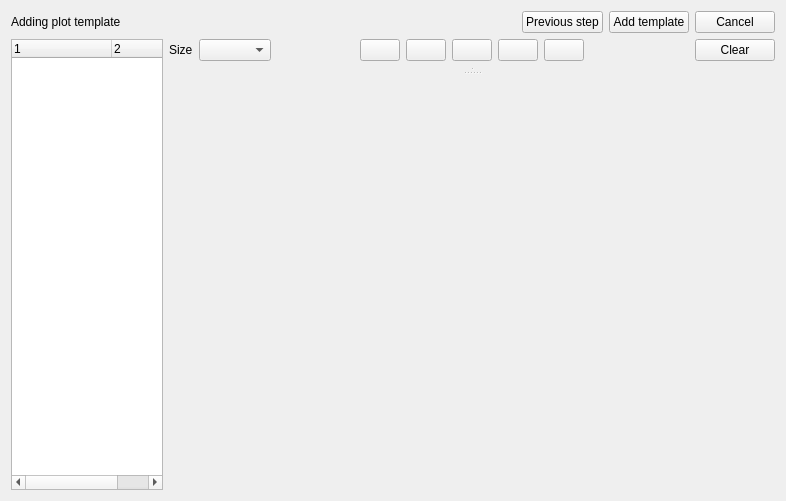
<?xml version="1.0" encoding="UTF-8"?>
<ui version="4.0">
 <class>PlotTemplateWidget</class>
 <widget class="QWidget" name="PlotTemplateWidget">
  <property name="geometry">
   <rect>
    <x>0</x>
    <y>0</y>
    <width>786</width>
    <height>501</height>
   </rect>
  </property>
  <property name="windowTitle">
   <string>Form</string>
  </property>
  <layout class="QVBoxLayout" name="verticalLayout_2">
   <item>
    <layout class="QHBoxLayout" name="horizontalLayout_4">
     <item>
      <widget class="QLabel" name="lCaption">
       <property name="text">
        <string>Adding plot template</string>
       </property>
      </widget>
     </item>
     <item>
      <spacer name="horizontalSpacer_3">
       <property name="orientation">
        <enum>Qt::Horizontal</enum>
       </property>
       <property name="sizeHint" stdset="0">
        <size>
         <width>40</width>
         <height>20</height>
        </size>
       </property>
      </spacer>
     </item>
     <item>
      <widget class="QPushButton" name="pbPreviousStep">
       <property name="text">
        <string>Previous step</string>
       </property>
      </widget>
     </item>
     <item>
      <widget class="QPushButton" name="pbAddTemplate">
       <property name="text">
        <string>Add template</string>
       </property>
      </widget>
     </item>
     <item>
      <widget class="QPushButton" name="pbCancel">
       <property name="text">
        <string>Cancel</string>
       </property>
      </widget>
     </item>
    </layout>
   </item>
   <item>
    <layout class="QHBoxLayout" name="horizontalLayout_3" stretch="1,4">
     <item>
      <layout class="QHBoxLayout" name="horizontalLayout_5">
       <item>
        <widget class="PlotTemplateTreeWidget" name="twItems">
         <column>
          <property name="text">
           <string>1</string>
          </property>
         </column>
         <column>
          <property name="text">
           <string>2</string>
          </property>
         </column>
        </widget>
       </item>
      </layout>
     </item>
     <item>
      <layout class="QVBoxLayout" name="verticalLayout">
       <item>
        <layout class="QHBoxLayout" name="horizontalLayout_2" stretch="1,0,0,0,0,0,1">
         <item>
          <layout class="QHBoxLayout" name="horizontalLayout_6">
           <item>
            <widget class="QLabel" name="label">
             <property name="text">
              <string>Size</string>
             </property>
            </widget>
           </item>
           <item>
            <widget class="QComboBox" name="cbSize">
             <property name="minimumSize">
              <size>
               <width>55</width>
               <height>0</height>
              </size>
             </property>
            </widget>
           </item>
           <item>
            <spacer name="horizontalSpacer_2">
             <property name="orientation">
              <enum>Qt::Horizontal</enum>
             </property>
             <property name="sizeHint" stdset="0">
              <size>
               <width>40</width>
               <height>20</height>
              </size>
             </property>
            </spacer>
           </item>
          </layout>
         </item>
         <item>
          <widget class="QPushButton" name="pbAddCursor">
           <property name="toolTip">
            <string>Cursor</string>
           </property>
           <property name="icon">
            <iconset resource="../../resource.qrc">
             <normaloff>:/resource/icons/compounds/add_polygon@2x.png</normaloff>:/resource/icons/compounds/add_polygon@2x.png</iconset>
           </property>
          </widget>
         </item>
         <item>
          <widget class="QPushButton" name="pbAddPen">
           <property name="toolTip">
            <string>Pen</string>
           </property>
           <property name="icon">
            <iconset resource="../../resource.qrc">
             <normaloff>:/resource/icons/compounds/add_curve@2x.png</normaloff>:/resource/icons/compounds/add_curve@2x.png</iconset>
           </property>
          </widget>
         </item>
         <item>
          <widget class="QPushButton" name="pbAddLine">
           <property name="toolTip">
            <string>Line</string>
           </property>
           <property name="text">
            <string/>
           </property>
           <property name="icon">
            <iconset resource="../../resource.qrc">
             <normaloff>:/resource/icons/compounds/add_line@2x.png</normaloff>:/resource/icons/compounds/add_line@2x.png</iconset>
           </property>
          </widget>
         </item>
         <item>
          <widget class="QPushButton" name="pbAddText">
           <property name="toolTip">
            <string>Text</string>
           </property>
           <property name="text">
            <string/>
           </property>
           <property name="icon">
            <iconset resource="../../resource.qrc">
             <normaloff>:/resource/icons/compounds/add_text@2x.png</normaloff>:/resource/icons/compounds/add_text@2x.png</iconset>
           </property>
          </widget>
         </item>
         <item>
          <widget class="QPushButton" name="pbAddImage">
           <property name="toolTip">
            <string>Image</string>
           </property>
           <property name="text">
            <string/>
           </property>
           <property name="icon">
            <iconset resource="../../resource.qrc">
             <normaloff>:/resource/icons/compounds/add_image@2x.png</normaloff>:/resource/icons/compounds/add_image@2x.png</iconset>
           </property>
          </widget>
         </item>
         <item>
          <layout class="QHBoxLayout" name="horizontalLayout" stretch="1,0">
           <item>
            <spacer name="horizontalSpacer">
             <property name="orientation">
              <enum>Qt::Horizontal</enum>
             </property>
             <property name="sizeHint" stdset="0">
              <size>
               <width>40</width>
               <height>20</height>
              </size>
             </property>
            </spacer>
           </item>
           <item>
            <widget class="QPushButton" name="pbClearPlot">
             <property name="text">
              <string>Clear</string>
             </property>
            </widget>
           </item>
          </layout>
         </item>
        </layout>
       </item>
       <item>
        <widget class="QSplitter" name="verticalSplitter">
         <property name="orientation">
          <enum>Qt::Vertical</enum>
         </property>
         <property name="childrenCollapsible">
          <bool>false</bool>
         </property>
         <widget class="QSplitter" name="horizontalSplitter">
          <property name="orientation">
           <enum>Qt::Horizontal</enum>
          </property>
          <property name="childrenCollapsible">
           <bool>false</bool>
          </property>
          <widget class="GraphicsInteractiveModelPlot" name="wdtPlot" native="true"/>
          <widget class="QWidget" name="wdtHorizontalSpacer" native="true"/>
         </widget>
         <widget class="QWidget" name="wdtVerticalSpacer" native="true"/>
        </widget>
       </item>
      </layout>
     </item>
    </layout>
   </item>
  </layout>
 </widget>
 <customwidgets>
  <customwidget>
   <class>GraphicsInteractiveModelPlot</class>
   <extends>QWidget</extends>
   <header>ui/plots/graphics_interactive_model_plot.h</header>
   <container>1</container>
  </customwidget>
  <customwidget>
   <class>PlotTemplateTreeWidget</class>
   <extends>QTreeWidget</extends>
   <header>ui/widgets/plot_template_tree_widget.h</header>
  </customwidget>
 </customwidgets>
 <resources>
  <include location="../../resource.qrc"/>
 </resources>
 <connections/>
</ui>
